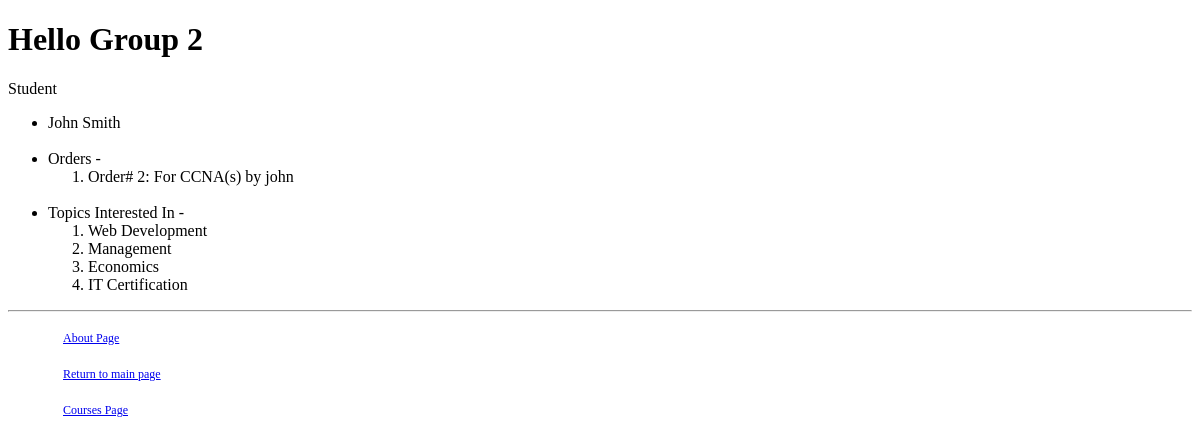
The page /myapp/myaccount/ (signed in) on the database as committed earlier.
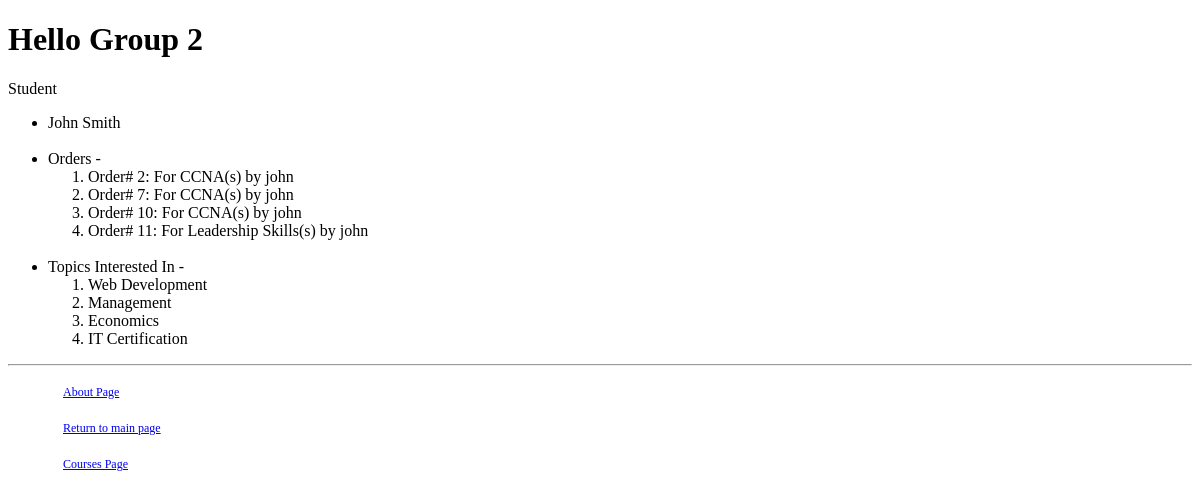
The same page on the database as committed later.
### myapp/models.py (models this page shows, shortened)
class Order(models.Model):
    VALID_CHOICES = [
        (0, 'Cancelled'),
        (1, 'Confirmed'),
    ]
    course = models.ForeignKey(Course, on_delete=models.CASCADE)
    student = models.ForeignKey(Student, on_delete=models.CASCADE)
    levels = models.PositiveIntegerField(default=1)
    order_status = models.IntegerField(choices=VALID_CHOICES, default=1)
    order_date = models.DateField(default=timezone.now)
    def __str__(self):
        return 'Order# ' + str(self.id) + ': For ' + '' + self.course.name + '(s) by ' + str(self.student)

class Course(models.Model):
    topic = models.ForeignKey(Topic, related_name='courses',on_delete=models.CASCADE)
    name = models.CharField(max_length=200)
    price = models.DecimalField(max_digits=10, decimal_places=2)
    for_everyone = models.BooleanField(default=True)
    description = models.TextField(max_length=300, null=True, blank=True)
    interested = models.PositiveIntegerField(default=0)
    stages = models.PositiveIntegerField(default=3)

class Topic(models.Model):
    name = models.CharField(max_length=200)
    category = models.CharField(max_length=30, null=False)
    def __str__(self):
        return self.name

### myapp/views.py (the view)
# urls.py: path(r'myaccount/', views.myaccount),
def myaccount(request):
    current_user = request.user
    if current_user.is_superuser == False:
        user_is_student=True
        msg ='Student'
        if current_user.id == None:
            print('None here')
            return redirect('../../myapp/login')
        else:
            student = Student.objects.filter(id=current_user.id).get()
            orders = Order.objects.filter(student__id = current_user.id).all()
            interested_in_topics = Topic.objects.filter(student__id=current_user.id).all()
    else:
        msg = 'You are not a registered student!'
        student=[]
        orders=[]
        interested_in_topics=[]
        user_is_student = False
    return render(request, 'myapp/myaccount.html', {
        'user': student,
        'orders': orders,
        'interested_in_topics': interested_in_topics,
        'msg': msg,
        'user_is_student': user_is_student
    })

### templates/myapp/myaccount.html
{% extends 'myapp/base.html' %}
{% block body_block %}
<p>
    {{ msg }}
</p>
    {% if user_is_student == True %}
    <ul>
        <li>
            {{ user.first_name }} {{ user.last_name }}
        </li>
    <br>
        <li>
            Orders -
            <ol>
                {% for item in orders %}
                <li>
                    {{ item }}
                </li>
                {% endfor %}
            </ol>
        </li>
<br>
        <li>
            Topics Interested In -
            <ol>
                {% for item in interested_in_topics %}
                <li>
                    {{ item }}
                </li>
                {% endfor %}
            </ol>
        </li>
    </ul>
    {% endif %}
{% endblock %}

### templates/myapp/base.html (shortened to what this page needs)
<!DOCTYPE html>
{% load static %}
<html>
<head>
    <link rel="stylesheet" type="text/css" href="{% static 'myapp/style.css' %}" />
</head>
<body>
    <div>
        <h1><b>{% block myhdg %}Hello Group 2 {% endblock %}</b></h1>
        {% block body_block %}*** {% endblock %}
    </div>
    <hr />
    <div>
        <ul>
            <li class="hbar1"><a href="/myapp/about/">About Page</a><br /></li>
            <br />
            <li class="hbar1"><a href="{% url 'myapp:index' %}">Return to main page</a><br /></li>
            <br />
            <li class="hbar1"><a href="/myapp/courses/">Courses Page</a><br /></li>
        </ul>
    </div>
</body>
</html>

### myapp/static/myapp/style.css (style rules this page uses)
.hbar1 { display: inline; margin: 15px; font-size: 12px; font-style: normal; }

Rows that differ between the two databases and show on the page:
added Order: id+course+student "Order# 7: For CCNA(s) by john"
added Order: id+course+student "Order# 10: For CCNA(s) by john"
added Order: id+course+student "Order# 11: For Leadership Skills(s) by john"
